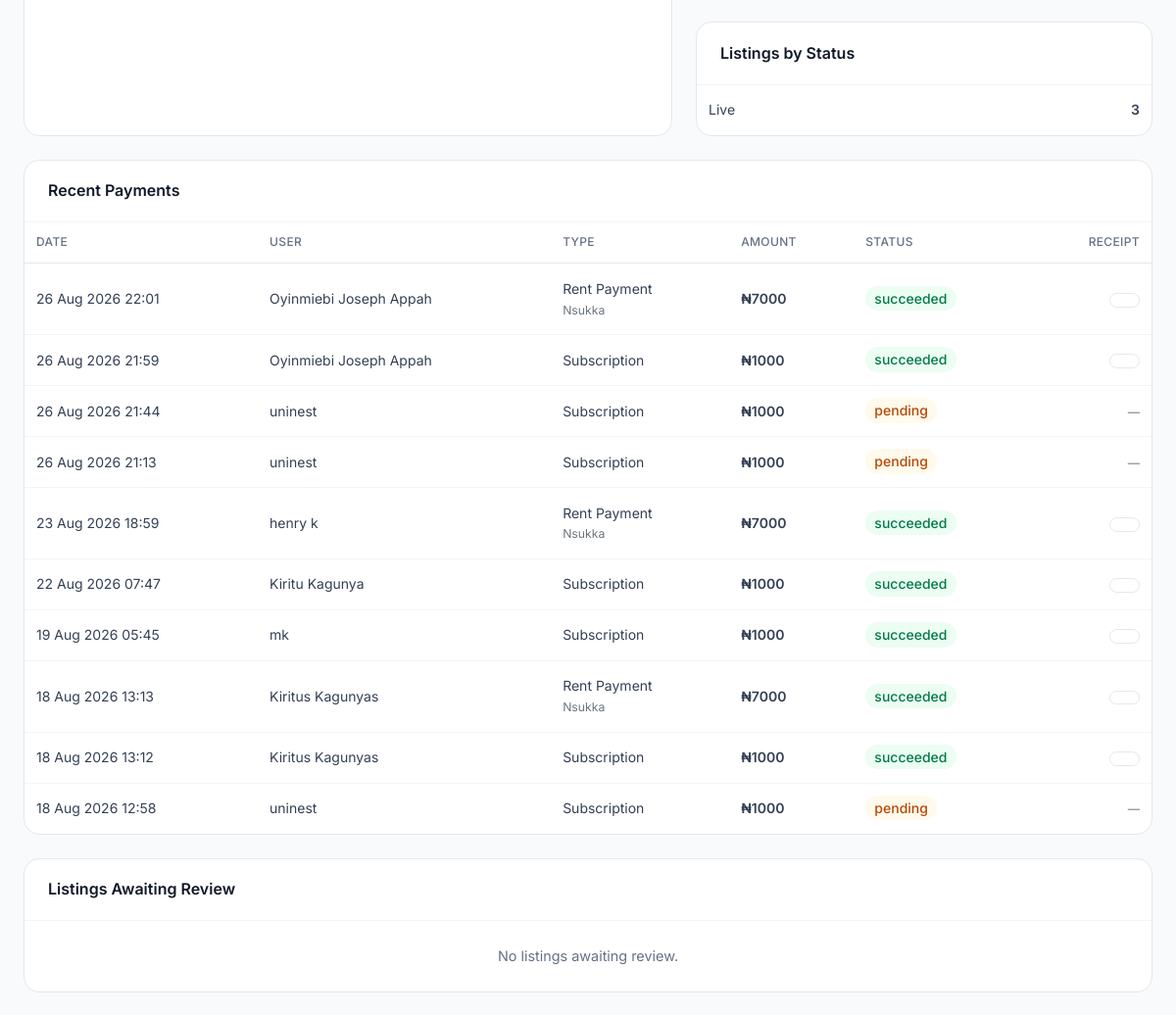
The page /staff/dashboard/ (signed in, middle part) on the database as committed earlier.
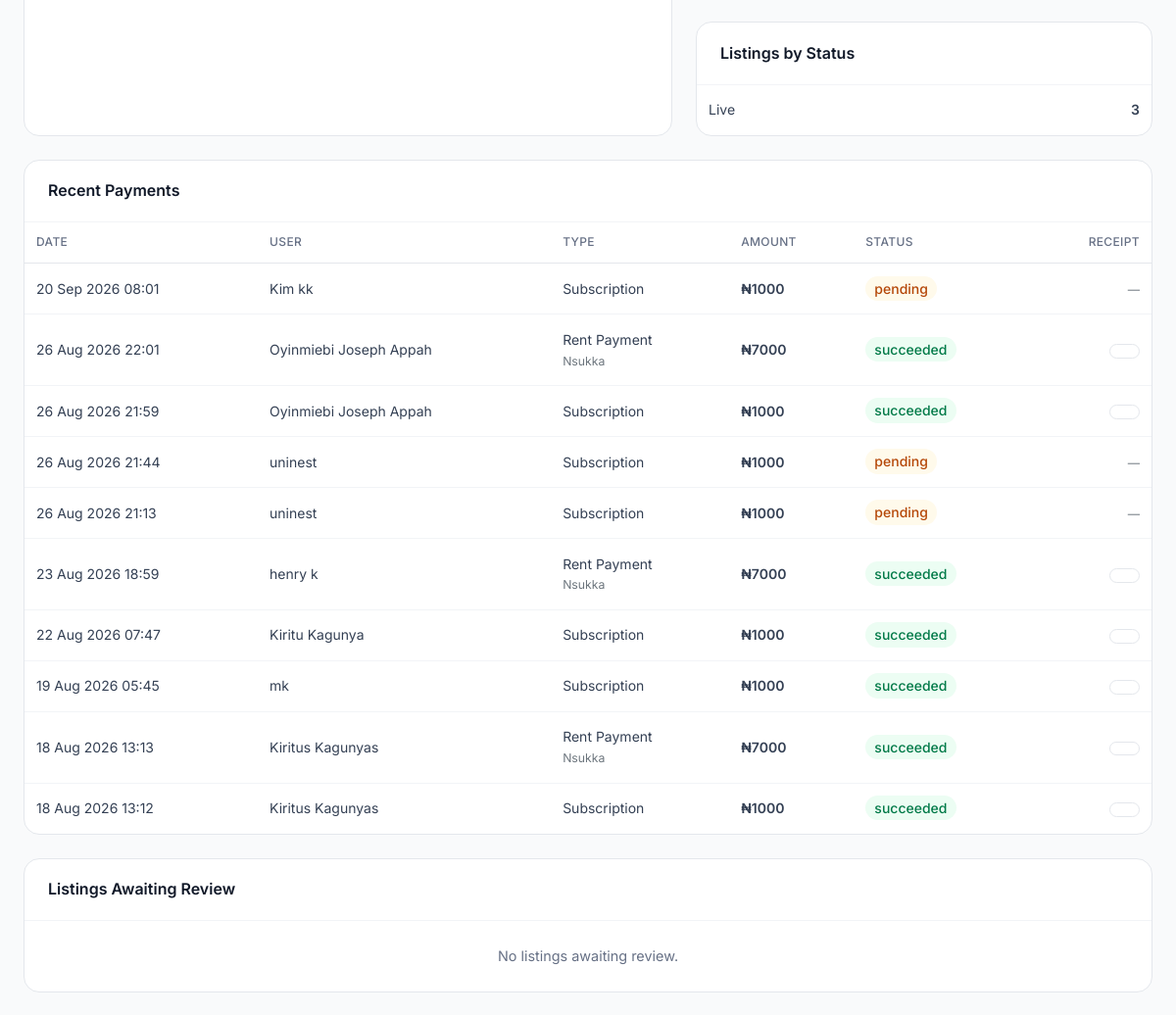
The same page on the database as committed later.
### Uninest/models.py (models this page shows, shortened)
class Payment(models.Model):
    PAYMENT_TYPES = [
        ("subscription", "Subscription"),
        ("rent", "Rent Payment"),
        ("other", "Other"),
    ]
    STATUS = [
        ("pending", "Pending"),
        ("succeeded", "Succeeded"),
        ("failed", "Failed"),
        ("refunded", "Refunded"),
    ]
    user = models.ForeignKey(User, on_delete=models.CASCADE, related_name="payments")
    listing = models.ForeignKey(
        Listing, on_delete=models.SET_NULL, null=True, blank=True, related_name="rent_payments"
    )
    amount = models.DecimalField(max_digits=12, decimal_places=2)
    currency = models.CharField(max_length=10, default="ngn")
    payment_type = models.CharField(max_length=20, choices=PAYMENT_TYPES, default="subscription")
    status = models.CharField(max_length=20, choices=STATUS, default="pending")
    stripe_session_id = models.CharField(max_length=200, blank=True)
    stripe_payment_intent = models.CharField(max_length=200, blank=True)
    paystack_reference = models.CharField(max_length=64, unique=True, null=True, blank=True)
    created_at = models.DateTimeField(auto_now_add=True)

class User(AbstractUser):
    ROLE_CHOICES = [
        ("student", "Student"),
        ("agent", "Agent"),
        ("landlord", "Landlord"),
        ("student_agent", "Student Agent"),
    ]
    role = models.CharField(max_length=20, choices=ROLE_CHOICES, blank=True)
    phone = models.CharField(max_length=20, blank=True)
    profile_photo = models.ImageField(upload_to="profiles/", blank=True, null=True)
    is_verified = models.BooleanField(default=False)
    verification_pending = models.BooleanField(default=False)
    email_verified = models.BooleanField(default=False)
    stripe_customer_id = models.CharField(max_length=100, blank=True)
    subscription_active = models.BooleanField(default=False)
    subscription_end = models.DateTimeField(null=True, blank=True)
    def has_active_subscription(self):
        if self.subscription_active and self.subscription_end:
            return self.subscription_end > timezone.now()
        return False

class Listing(models.Model):
    RENT_BASIS = [
        ("monthly", "Monthly"),
        ("yearly", "Yearly"),
    ]
    STATUS = [
        ("draft", "Draft"),
        ("pending", "Pending Review"),
        ("live", "Live"),
        ("archived", "Archived"),
    ]
    owner = models.ForeignKey(User, on_delete=models.CASCADE, related_name="listings")
    title = models.CharField(max_length=200, blank=True)
    general_location = models.CharField(max_length=200, help_text="Area / neighborhood (public)")
    school_name = models.CharField(max_length=200, blank=True)
    description = models.TextField(blank=True)
    rent_basis = models.CharField(max_length=10, choices=RENT_BASIS, default="yearly")
    rent_amount = models.DecimalField(max_digits=12, decimal_places=2)
    agent_fee = models.DecimalField(max_digits=12, decimal_places=2, default=0)
    subsequent_rent = models.DecimalField(max_digits=12, decimal_places=2, null=True, blank=True)
    max_tenants = models.PositiveIntegerField(default=1)
    number_of_rooms = models.PositiveIntegerField(default=1)
    full_address = models.CharField(max_length=300)
    landlord_name = models.CharField(max_length=150)
    landlord_phone = models.CharField(max_length=20)
    agent_phone = models.CharField(max_length=20, blank=True)
    status = models.CharField(max_length=20, choices=STATUS, default="pending")
    is_verified_agent = models.BooleanField(default=False)
    is_featured = models.BooleanField(
        default=False,
        help_text="Staff-curated: shows in Featured Listings on the landing page.",
    )
    created_at = models.DateTimeField(auto_now_add=True)
    updated_at = models.DateTimeField(auto_now=True)
    class Meta:
        ordering = ["-created_at"]

### Uninest/views.py (the view)
    @login_required
    def wrapper(request, *args, **kwargs):
        if not request.user.is_staff:
            messages.error(request, "You don't have access to that page.")
            return redirect("dashboard")
        return view_func(request, *args, **kwargs)

### Uninest/context_processors.py (called while the page is built)
def stripe_keys(request):
    return {
        "STRIPE_PUBLIC_KEY": settings.STRIPE_PUBLIC_KEY,
    }

### Uninest/views.py (called while the page is built)
def staff_required(view_func):
    @login_required
    def wrapper(request, *args, **kwargs):
        if not request.user.is_staff:
            messages.error(request, "You don't have access to that page.")
            return redirect("dashboard")
        return view_func(request, *args, **kwargs)
    return wrapper

### templates/uninest/admin_dashboard.html (shortened to what the changed rows need)
{% extends "base.html" %}
{% block content %}
<div class="container-fluid py-4 px-3 px-lg-4">
  <div class="row g-4">
    <div class="col-lg-5">
      <div class="ta-card">
        <div class="ta-card-body p-0">
          <table class="ta-table">
            <tbody>
              {% for row in listings_by_status %}
              <tr>
                <td class="text-capitalize">{{ row.status }}</td>
                <td class="text-end fw-semibold">{{ row.count }}</td>
              </tr>
              {% endfor %}
            </tbody>
          </table>
        </div>
      </div>
    </div>
  </div>
  <div class="ta-card mt-4">
    <div class="ta-card-body p-0">
      {% if recent_payments %}
      <div class="table-responsive">
        <table class="ta-table">
          <thead>
            <tr>
              <th>Date</th>
              <th>User</th>
              <th>Type</th>
              <th>Amount</th>
              <th>Status</th>
              <th class="text-end">Receipt</th>
            </tr>
          </thead>
          <tbody>
            {% for p in recent_payments %}
            <tr>
              <td class="small">{{ p.created_at|date:"d M Y H:i" }}</td>
              <td>{{ p.user.get_full_name|default:p.user.username }}</td>
              <td class="text-capitalize">
                {{ p.get_payment_type_display }}
                {% if p.listing %}
                  <div class="small text-secondary">{{ p.listing.general_location }}</div>
                {% endif %}
              </td>
              <td class="fw-semibold">₦{{ p.amount|floatformat:0 }}</td>
              <td>
                {% if p.status == 'succeeded' %}
                  <span class="badge-soft-success">{{ p.status }}</span>
                {% elif p.status == 'pending' %}
                  <span class="badge-soft-warning">{{ p.status }}</span>
                {% else %}
                  <span class="badge-soft-danger">{{ p.status }}</span>
                {% endif %}
              </td>
              <td class="text-end">
                {% if p.status == "succeeded" %}
                <a href="{% url 'download_receipt' p.pk %}" class="btn btn-ta-outline btn-sm">
                </a>
                {% else %}
                <span class="text-secondary small">—</span>
                {% endif %}
              </td>
            </tr>
            {% endfor %}
          </tbody>
        </table>
      </div>
      {% else %}
        <div class="empty-state">No payments yet.</div>
      {% endif %}
    </div>
  </div>
</div>
{% endblock %}

Rows that differ between the two databases and show on the page:
no longer on this page (row unchanged): Payment: created_at "18 Aug 2026 12:58", user.get_full_name "uninest", payment_type "Subscription", amount "1000", status "pending"
added Payment: created_at "20 Sep 2026 08:01", user.get_full_name "Kim kk", payment_type "Subscription", amount "1000", status "pending"
